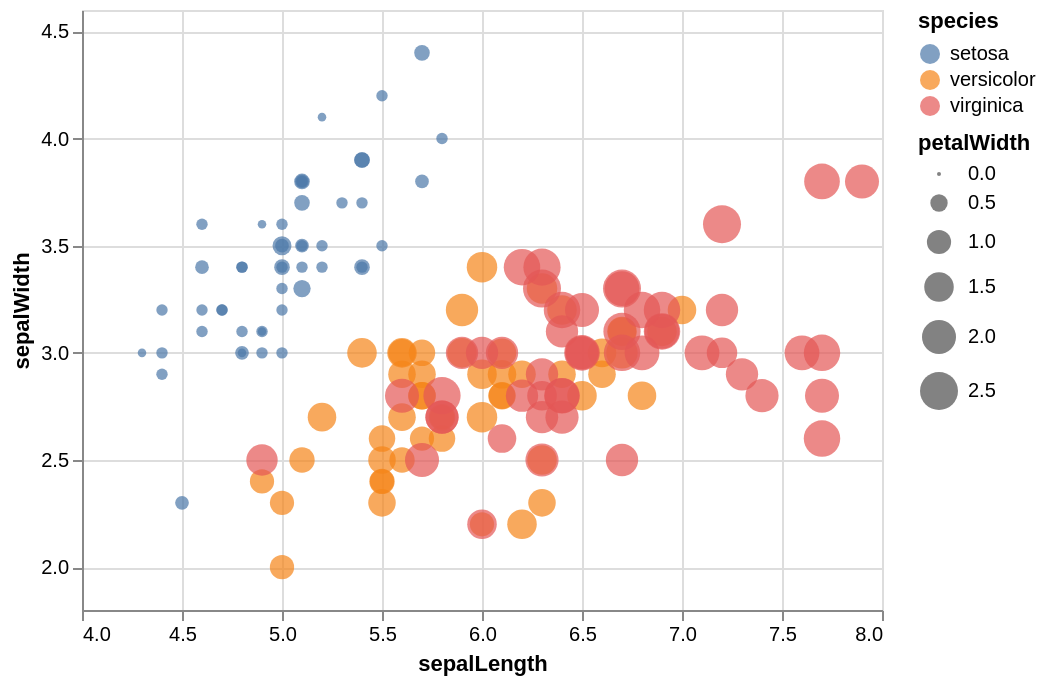

Write the Vega-Lite specification saved for this chart.
### Vega-Lite specification from a JSON file in a GitHub repository (floating-point values rounded to 4 significant figures; data arrays with more than 128 entries replaced by an {"elided": "..."} marker saying what was removed)
{"config": {"view": {"height": 300, "width": 400}}, "encoding": {"y": {"scale": {"padding": 1, "zero": false}, "title": "sepalWidth", "field": "properties.sepalWidth", "type": "quantitative"}, "x": {"scale": {"zero": false}, "title": "sepalLength", "field": "properties.sepalLength", "type": "quantitative"}, "color": {"title": "species", "field": "properties.species", "type": "nominal"}, "size": {"title": "petalWidth", "field": "properties.petalWidth", "type": "quantitative"}}, "data": {"values": {"features": {"elided": "150 records"}, "type": "FeatureCollection"}, "format": {"type": "json", "property": "features"}}, "mark": "circle", "$schema": "https://vega.github.io/schema/vega-lite/v2.4.1.json"}
